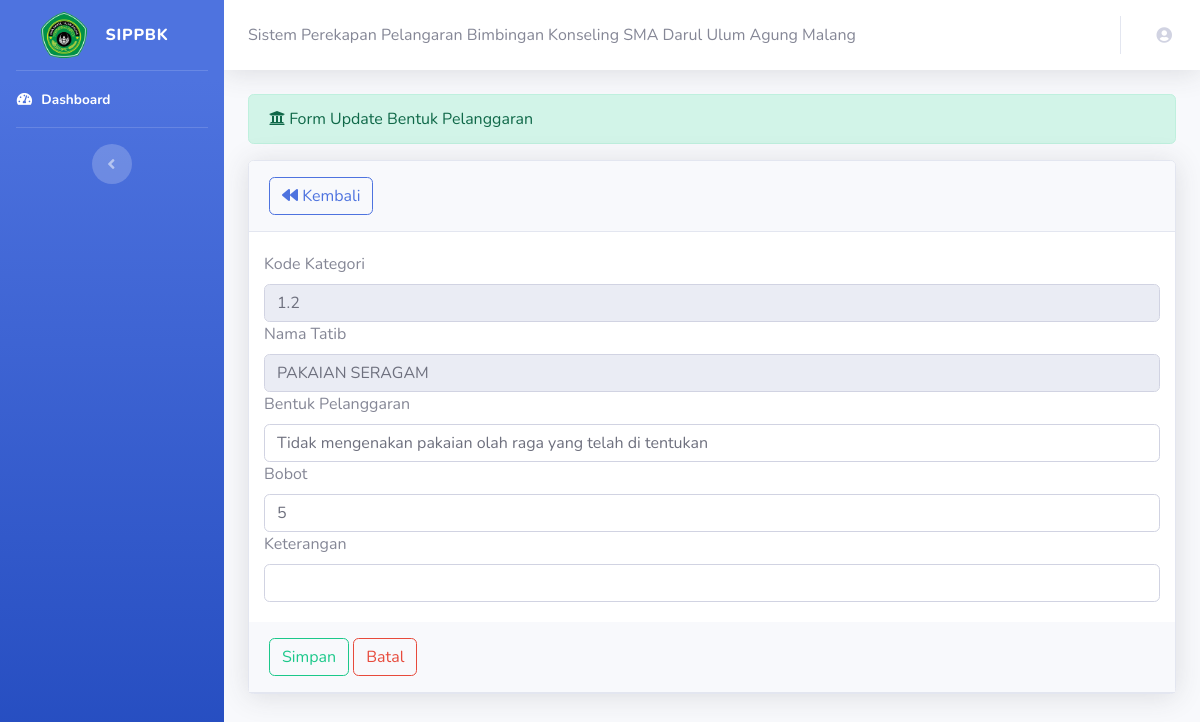
Page /kategori/update/1.2 on the committed database.
### tables this page shows
CREATE TABLE `kp` (
  `id_kp` varchar(11) NOT NULL,
  `tatib` varchar(50) NOT NULL,
  `bentuk_pelanggaran` varchar(255) NOT NULL,
  `bobot` varchar(255) NOT NULL,
  `keterangan` varchar(50) NOT NULL
);

### application/controllers/kategori.php (called while the page is built, shortened)
<?php
class kategori extends CI_Controller
{
    function __construct()
    {
        $this->load->library('form_validation');
        $this->load->model("kategori_model");
    }
    public function update($id)
    {
        $where = array('id_kp' => $id);
        $data['kp'] = $this->kategori_model->edit_data(
            $where,
            'kp'
        )->result();
        $this->load->view('template/header');
        $this->load->view('template/sidebar');
        $this->load->view('kategori_update', $data);
        $this->load->view('template/footer');
    }
}

### index.php (called while the page is built, shortened)
<?php
require_once BASEPATH.'core/CodeIgniter.php';

### application/models/kategori_model.php (called while the page is built, shortened)
<?php
class kategori_model extends CI_Model
{
    public function edit_data($where, $table)
    {
        return $this->db->get_where($table, $where);
    }
}

### application/views/kategori_update.php (the view, shortened to what this page needs)
<div class="container-fluid">
    <div class="alert alert-success" role="alert">
        <i class="fas fa-university"></i> Form Update Bentuk Pelanggaran
    </div>
    <?php foreach ($kp as $krs) : ?>
        <form method="get" action="<?= base_url('kategori/update_aksi') ?>">
            <div class="card shadow mb-4">
                <div class="card-header py-3">
                    <a href="<?= base_url('kategori'); ?>" class="btn btn-outline-primary"><i class="fas fa-backward"></i> Kembali</a>
                </div>
                <div class="card-body">
                    <div class="form-row">
                        <label>Kode Kategori</label>
                        <input readonly name="id_kp" class="form-control" value="<?php echo $krs->id_kp ?>">
                        <label>Nama Tatib</label>
                        <input readonly name="tatib" class="form-control" value="<?php echo $krs->tatib ?>">
                        <label>Bentuk Pelanggaran</label>
                        <input type="text" name="bentuk_pelanggaran" class="form-control" value="<?php echo $krs->bentuk_pelanggaran ?>">
                        <label>Bobot</label>
                        <input type="text" name="bobot" class="form-control" value="<?php echo $krs->bobot ?>">
                        <label>Keterangan</label>
                        <input type="text" name="keterangan" class="form-control" value="<?php echo $krs->keterangan ?>">
                    </div>
                </div>
                <div class="card-header py-3">
                    <button type="submit" class="btn btn-outline-success">Simpan</button>
                    <button type="reset" class="btn btn-outline-danger">Batal</button>
                </div>
            </div>
</div>
</div>
<?php endforeach; ?>
</div>

### rows in the picture
kp: id_kp "1.2", tatib "PAKAIAN SERAGAM", bentuk_pelanggaran "Tidak mengenakan pakaian olah raga yang telah di tentukan", bobot "5"
